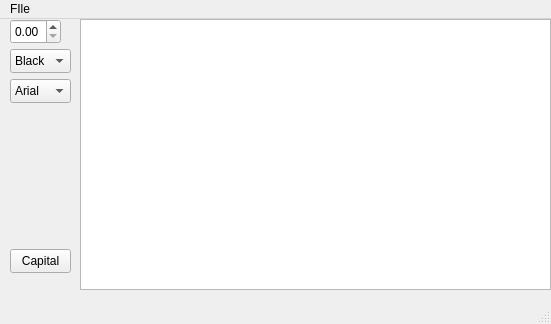
<?xml version="1.0" encoding="UTF-8"?>
<ui version="4.0">
 <class>MainWindow</class>
 <widget class="QMainWindow" name="MainWindow">
  <property name="geometry">
   <rect>
    <x>0</x>
    <y>0</y>
    <width>551</width>
    <height>324</height>
   </rect>
  </property>
  <property name="windowTitle">
   <string>MainWindow</string>
  </property>
  <widget class="QWidget" name="centralwidget">
   <widget class="QTextEdit" name="textEdit">
    <property name="geometry">
     <rect>
      <x>80</x>
      <y>0</y>
      <width>471</width>
      <height>271</height>
     </rect>
    </property>
   </widget>
   <widget class="QDoubleSpinBox" name="doubleSpinBox">
    <property name="geometry">
     <rect>
      <x>10</x>
      <y>0</y>
      <width>51</width>
      <height>25</height>
     </rect>
    </property>
   </widget>
   <widget class="QComboBox" name="comboBox">
    <property name="geometry">
     <rect>
      <x>10</x>
      <y>30</y>
      <width>61</width>
      <height>24</height>
     </rect>
    </property>
    <item>
     <property name="text">
      <string>Black</string>
     </property>
    </item>
    <item>
     <property name="text">
      <string>Red</string>
     </property>
    </item>
    <item>
     <property name="text">
      <string>Green</string>
     </property>
    </item>
    <item>
     <property name="text">
      <string>Blue</string>
     </property>
    </item>
   </widget>
   <widget class="QPushButton" name="pushButton">
    <property name="geometry">
     <rect>
      <x>10</x>
      <y>230</y>
      <width>61</width>
      <height>24</height>
     </rect>
    </property>
    <property name="text">
     <string>Capital</string>
    </property>
   </widget>
   <widget class="QComboBox" name="comboBox_2">
    <property name="geometry">
     <rect>
      <x>10</x>
      <y>60</y>
      <width>61</width>
      <height>24</height>
     </rect>
    </property>
    <item>
     <property name="text">
      <string>Arial</string>
     </property>
    </item>
    <item>
     <property name="text">
      <string>Bart</string>
     </property>
    </item>
    <item>
     <property name="text">
      <string>Candara</string>
     </property>
    </item>
   </widget>
  </widget>
  <widget class="QStatusBar" name="statusbar"/>
  <widget class="QMenuBar" name="menuBar">
   <property name="geometry">
    <rect>
     <x>0</x>
     <y>0</y>
     <width>551</width>
     <height>21</height>
    </rect>
   </property>
   <widget class="QMenu" name="menuFIle">
    <property name="title">
     <string>FIle</string>
    </property>
    <addaction name="action_2"/>
    <addaction name="action_3"/>
    <addaction name="action_4"/>
    <addaction name="action_5"/>
   </widget>
   <addaction name="menuFIle"/>
  </widget>
  <action name="action_2">
   <property name="text">
    <string>Создать новый</string>
   </property>
  </action>
  <action name="action_3">
   <property name="text">
    <string>Открыть существующий</string>
   </property>
  </action>
  <action name="action_4">
   <property name="text">
    <string>Сохранить</string>
   </property>
  </action>
  <action name="action_5">
   <property name="text">
    <string>Сохранить как</string>
   </property>
  </action>
 </widget>
 <resources/>
 <connections/>
</ui>
